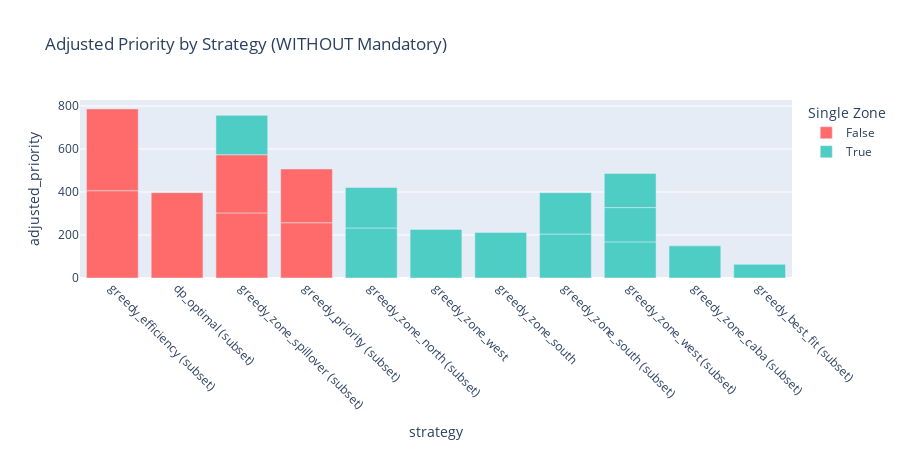

This figure's notebook cell:
### Code cell
# Bar chart: Adjusted priority per candidate (Non-Mandatory)
fig = px.bar(
    non_mandatory_summary_df.sort_values("adjusted_priority", ascending=False),
    x="strategy",
    y="adjusted_priority",
    color="is_single_zone",
    title="Adjusted Priority by Strategy (WITHOUT Mandatory)",
    color_discrete_map={True: "#4ECDC4", False: "#FF6B6B"},
    labels={"is_single_zone": "Single Zone"},
)
fig.update_layout(height=450, xaxis_tickangle=45)
fig.show()

### Figure 1 — Plotly figure (JSON) as saved in the notebook; plotly's stock layout.template omitted (floating-point values rounded to 4 significant figures)
{"data": [{"hovertemplate": "Single Zone=False<br>strategy=%{x}<br>adjusted_priority=%{y}<extra></extra>", "legendgroup": "False", "marker": {"color": "#FF6B6B", "pattern": {"shape": ""}}, "name": "False", "orientation": "v", "showlegend": true, "textposition": "auto", "type": "bar", "x": ["greedy_efficiency (subset)", "dp_optimal (subset)", "greedy_efficiency (subset)", "greedy_zone_spillover (subset)", "greedy_zone_spillover (subset)", "greedy_priority (subset)", "greedy_priority (subset)"], "xaxis": "x", "y": [406.1, 397.0, 380.4, 302.7, 270.6, 257.1, 250.0], "yaxis": "y"}, {"hovertemplate": "Single Zone=True<br>strategy=%{x}<br>adjusted_priority=%{y}<extra></extra>", "legendgroup": "True", "marker": {"color": "#4ECDC4", "pattern": {"shape": ""}}, "name": "True", "orientation": "v", "showlegend": true, "textposition": "auto", "type": "bar", "x": ["greedy_zone_north (subset)", "greedy_zone_west", "greedy_zone_south", "greedy_zone_south (subset)", "greedy_zone_south (subset)", "greedy_zone_north (subset)", "greedy_zone_spillover (subset)", "greedy_zone_west (subset)", "greedy_zone_west (subset)", "greedy_zone_west (subset)", "greedy_zone_caba (subset)", "greedy_best_fit (subset)"], "xaxis": "x", "y": [232.6, 225.9, 212.1, 204.5, 192.5, 188.4, 183.3, 167.9, 159.6, 158.7, 149.5, 63.56], "yaxis": "y"}], "layout": {"barmode": "relative", "height": 450, "legend": {"title": {"text": "Single Zone"}, "tracegroupgap": 0}, "title": {"text": "Adjusted Priority by Strategy (WITHOUT Mandatory)"}, "xaxis": {"anchor": "y", "domain": [0, 1], "tickangle": 45, "title": {"text": "strategy"}}, "yaxis": {"anchor": "x", "domain": [0, 1], "title": {"text": "adjusted_priority"}}}}
